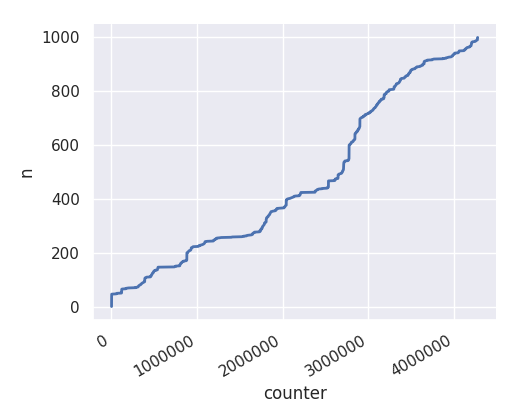

This chart was generated by the following Python code:
import matplotlib.pyplot as plt
import numpy as np
import pandas as pd
import csv
import seaborn as sns

sns.set(style="darkgrid")

xdata = [] # 工作线程迭代次数
ydata = [] # 出现重排序次数

with open("reordering.csv") as f:
  fcsv = csv.reader(f)
  headers = next(fcsv)
  for row in fcsv:
    xdata.append(float(row[1]))
    ydata.append(float(row[0]))

df = pd.DataFrame(dict(counter=xdata, n=ydata))

g = sns.relplot(
  x="counter", 
  y="n", 
  height=4, 
  linewidth=2, 
  aspect=1.3, 
  kind="line", 
  data=df
)
g.fig.autofmt_xdate() 
plt.savefig('reordering.png')